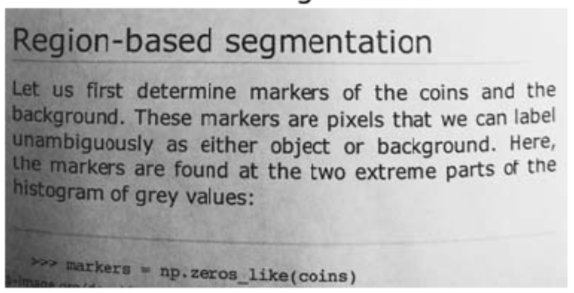
#> input picture ai-f20-m4/6. Computer Vision/05. Edge detection, perspective transform and Morphological transformations/img/t1.png, 574 x 293 px
$ jupyter execute Thresholding.ipynb   (shell and % lines are left out)
#> lines starting #> are read from the running program, lines starting #| are printed output that depends on the picture; after the words box and inside, x2 and y2 are one past the last pixel; in counts of white or black regions, pixels touching at a corner belong together
# Computer Vision Thresholding

[cell 1]
import cv2
import numpy as np
import matplotlib.pyplot as plt

[cell 2]
# Have a look at the 2 images below
text = cv2.imread('img/t1.png')
#> text is the input picture: shape (293, 574, 3); mean B, G, R 176.7, 176.7, 176.7
plt.figure(figsize = (12,10))
plt.imshow(text, cmap='gray')

[cell 3]
text_2 = cv2.imread('img/t2.png')
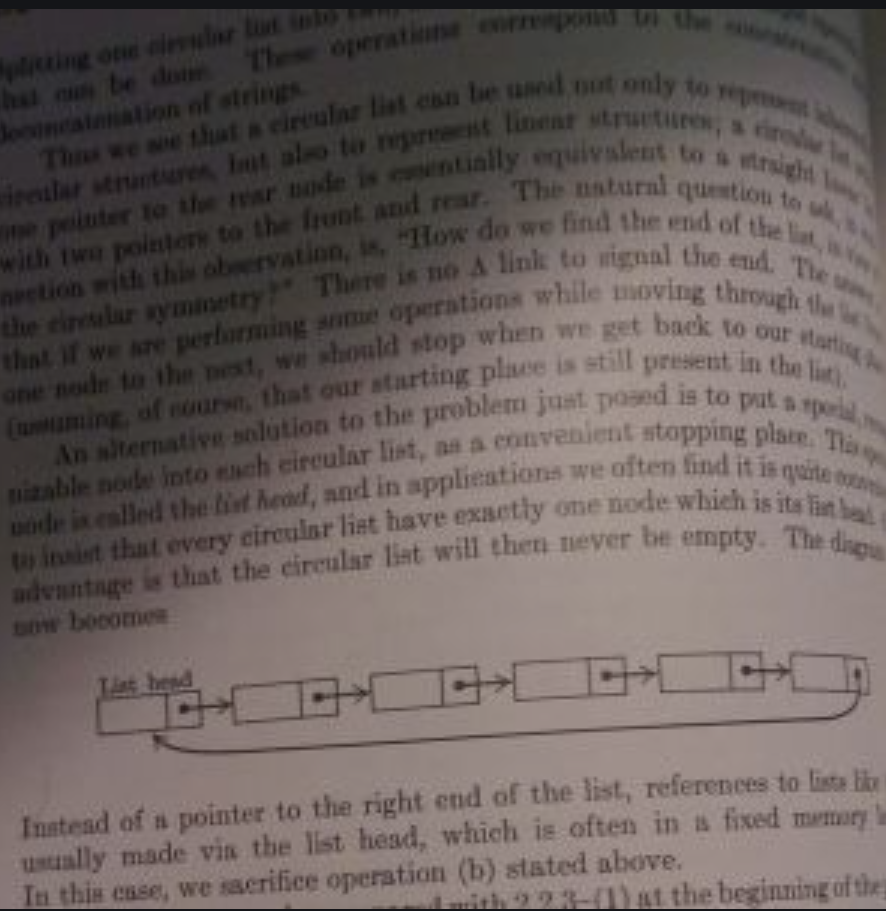
#> input picture ai-f20-m4/6. Computer Vision/05. Edge detection, perspective transform and Morphological transformations/img/t2.png, 886 x 911 px
#> text_2 is the input picture: shape (911, 886, 3); mean B, G, R 94.2, 97, 107
plt.figure(figsize = (12,10))
plt.imshow(text_2, cmap='gray')

[cell 4]
# Apply threshold to the images above to make them look better, try to find the best one
text_2x = text_2.copy()
text_2 = cv2.cvtColor(text_2, cv2.COLOR_BGR2GRAY)
#> text_2: shape (911, 886)
kernel = cv2.getStructuringElement(cv2.MORPH_RECT,(2,2))

ret, thresh = cv2.threshold(text_2, 100, 255, cv2.THRESH_TOZERO_INV)
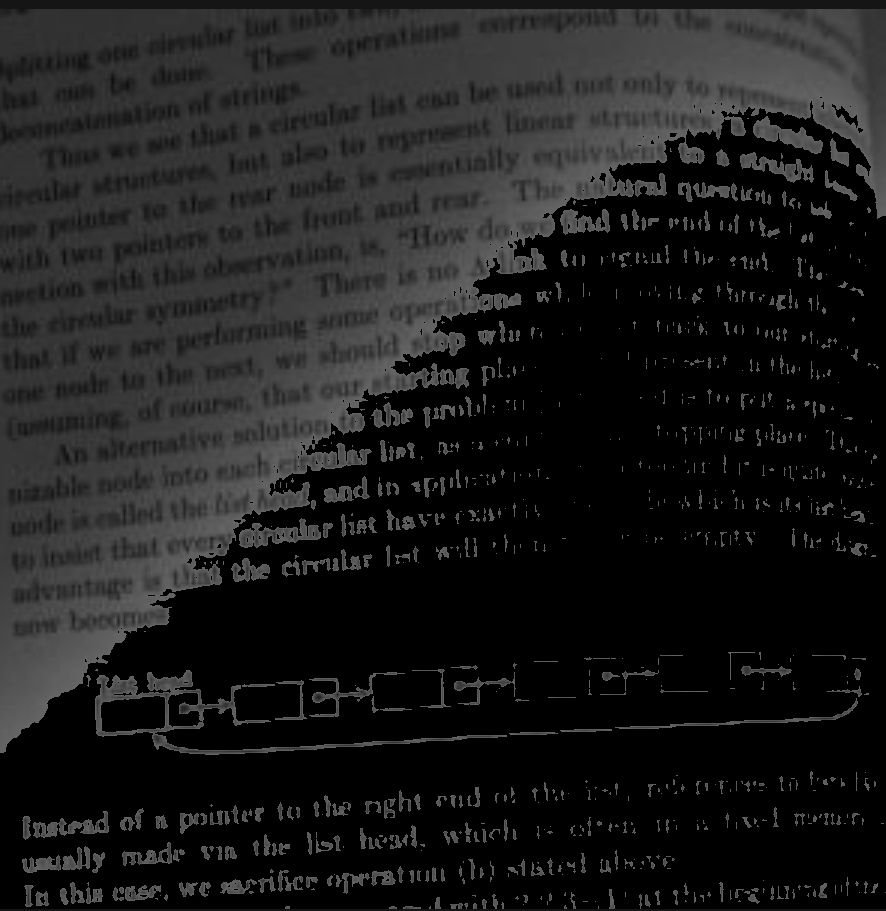
#> thresh: shape (911, 886); min 0, max 100, mean 27.8
#dilation  = cv2.dilate(thresh, kernel, iterations = 2)
plt.figure(figsize = (20,15))
erosion = cv2.erode(thresh ,kernel,iterations = 2)
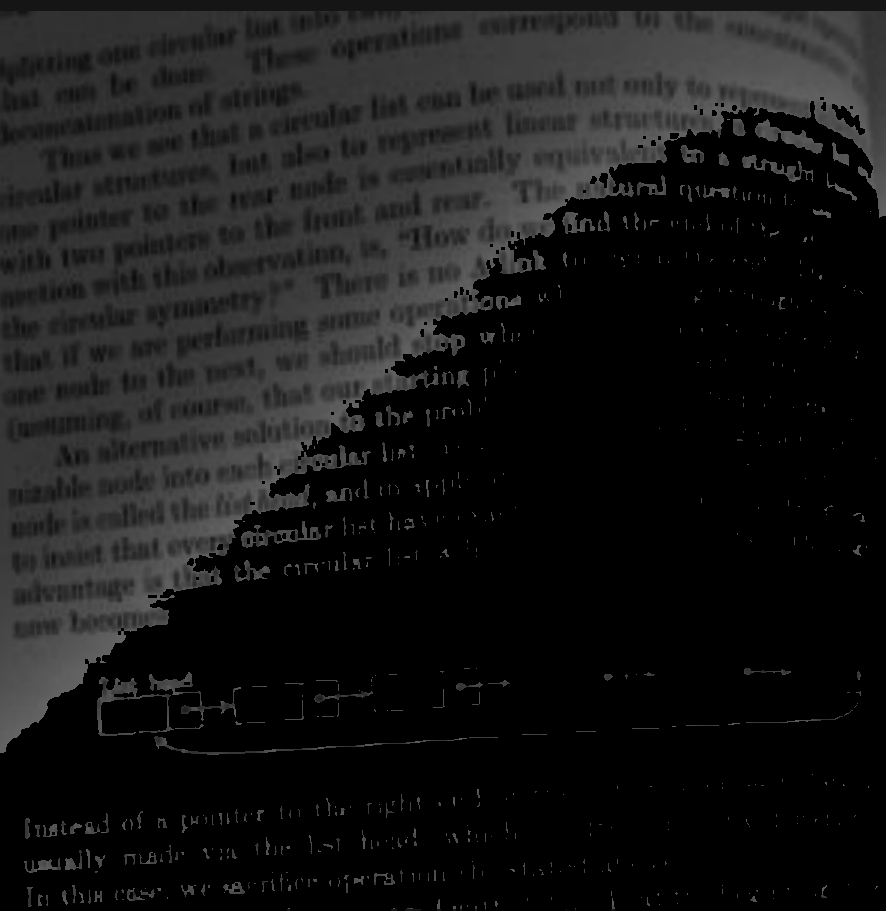
#> erosion: shape (911, 886); min 0, max 100, mean 22.9
plt.imshow(erosion, cmap = 'gray')
#plt.imshow(dilation , cmap = 'gray')

[cell 5]
# Try to apply adaptiveThreshold and see if that helps, use both ADAPTIVE_THRESH_MEAN_C and ADAPTIVE_THRESH_GAUSSIAN_C
kernel = cv2.getStructuringElement(cv2.MORPH_RECT,(1,1))
thresh = cv2.adaptiveThreshold(text_2, 255, cv2.ADAPTIVE_THRESH_GAUSSIAN_C, cv2.THRESH_BINARY, 31, 7)
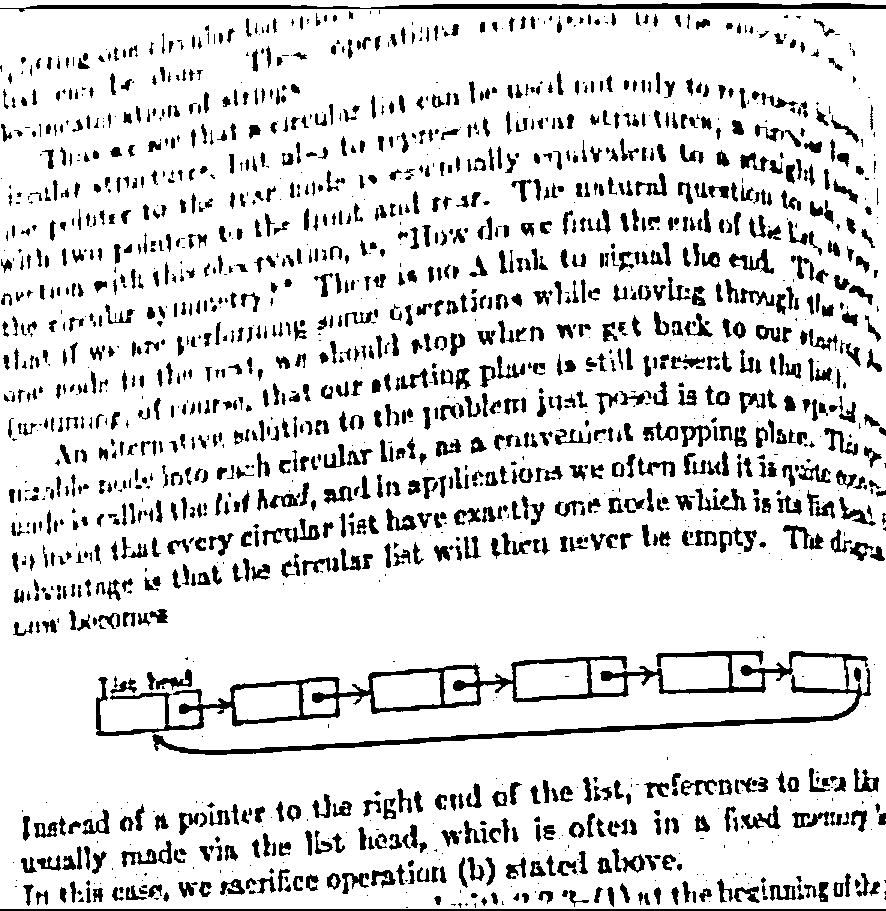
#> thresh: shape (911, 886); 85.6% white; 1787 black regions (543 under 20 px), largest, box (x1, y1, x2, y2) and area: (96, 650, 871, 755) 12728, (0, 3, 886, 12) 3778, (0, 909, 886, 911) 1772
plt.figure(figsize = (20,15))
#dilation_n  = cv2.dilate(thresh, kernel, iterations = 1)
plt.imshow(thresh, cmap = 'gray')

[cell 6]
# Now apply Otsu's thresholding to the same images, always make sure to start with a copy of the original image
thresh  = cv2.threshold(text_2, 0, 255, cv2.THRESH_BINARY + cv2.THRESH_OTSU)[1]
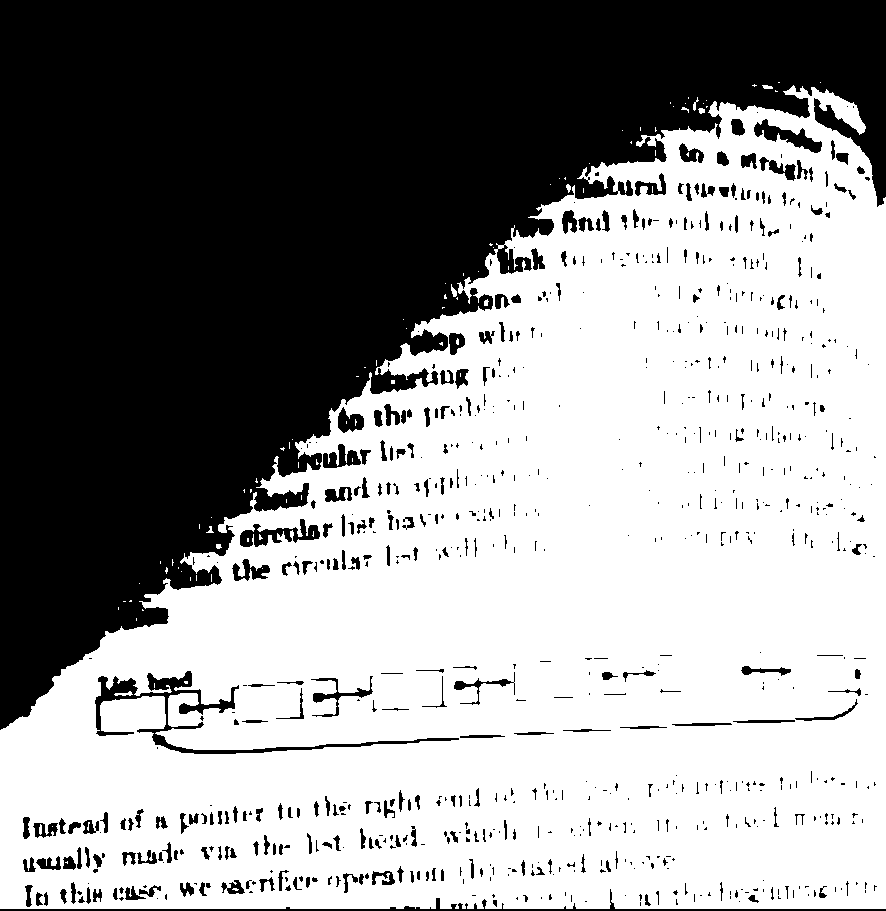
#> thresh: shape (911, 886); 57.5% white; 824 black regions (539 under 20 px), largest, box (x1, y1, x2, y2) and area: (0, 0, 886, 730) 313346, (95, 671, 459, 754) 3497, (0, 889, 886, 911) 2036
plt.figure(figsize = (20,15))
#dilation_n  = cv2.dilate(thresh, kernel, iterations = 1)
plt.imshow(thresh, cmap = 'gray')
